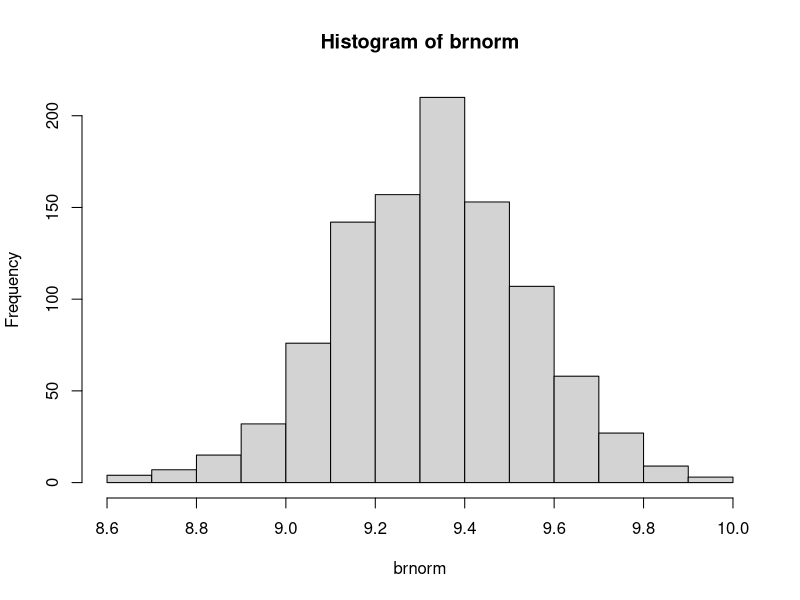
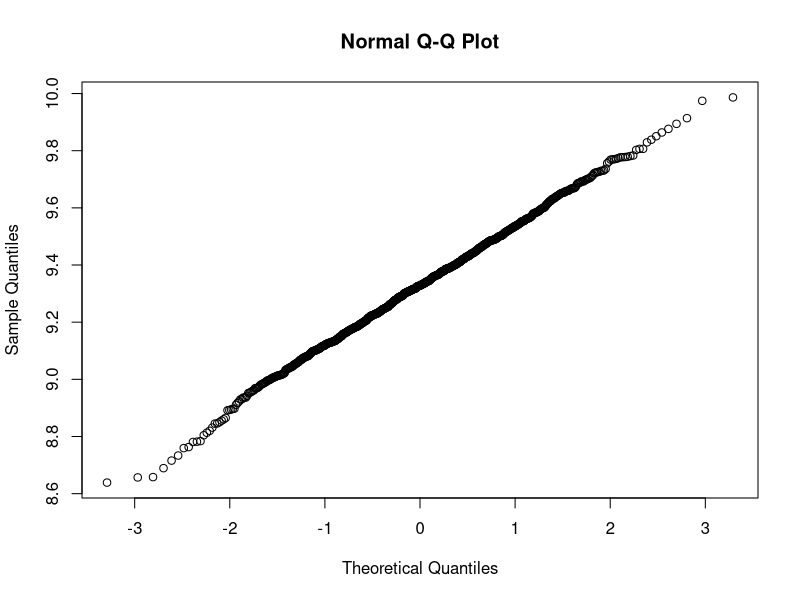
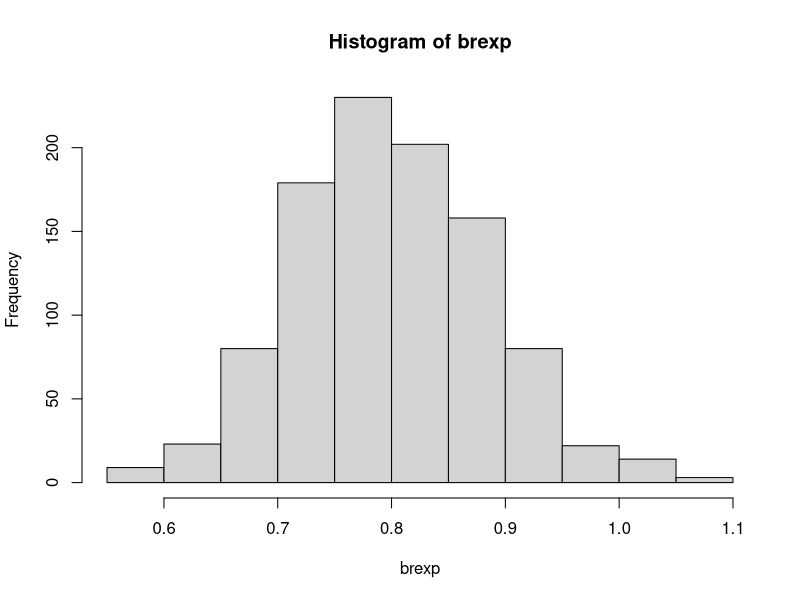
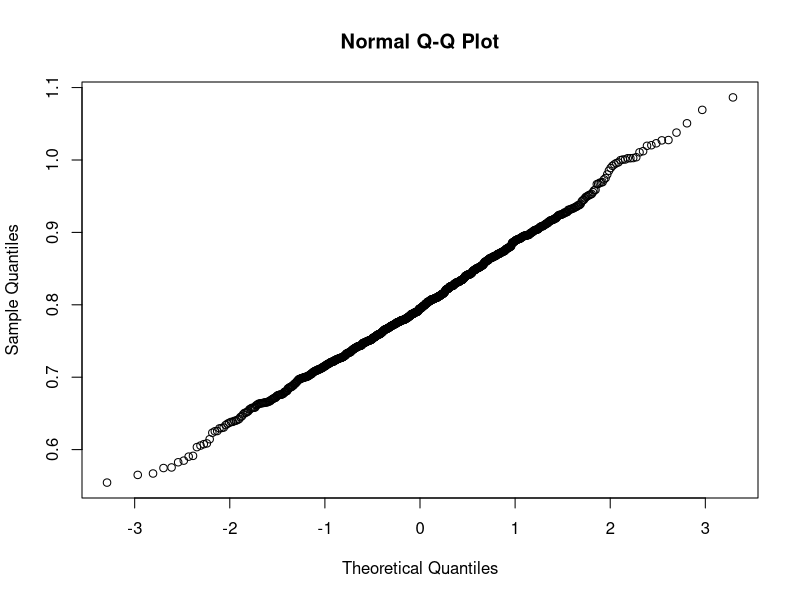

Write the R code that produced these figures, in order.
## ---- chunk 1
knitr::opts_chunk$set(echo = FALSE)
## ---- chunk 2
## Assign Sample to Varible 
w<-rnorm(25, 9, 1.97)
p<-1000
brnorm<- numeric(p)
###Function executed for 1000 loops/samplings 
for (i in 1:p) {
nmsample<- sample(w, size = 25, replace = TRUE)
brnorm[i]<- mean(nmsample)
}
brnorm
## ---- chunk 3
## Assign Sample to Varible 
w<-rnorm(85, 9, 1.97)
p<-1000
brnorm<- numeric(p)
###Function executed for 1000 loops/samplings 
for (i in 1:p) {
nmsample<- sample(w, size = 85, replace = TRUE)
brnorm[i]<- mean(nmsample)
}
brnorm
## ---- chunk 4
hist(brnorm)
qqnorm(brnorm)

## ---- chunk 5
## Assign Sample to Varible 
w<-rexp(20)
p<-1000
brexp<- numeric(p)
###Function executed for 1000 loops/samplings 
for (i in 1:p) {
rexpsample<- sample(w, size = 20, replace = TRUE)
brexp[i]<- mean(rexpsample)
}
brexp
## ---- chunk 6
## Assign Sample to Varible 
w<-rexp(80)
p<-1000
brexp<- numeric(p)
###Function executed for 1000 loops/samplings 
for (i in 1:p) {
rexpsample<- sample(w, size = 80, replace = TRUE)
brexp[i]<- mean(rexpsample)
}
brexp
## ---- chunk 7
hist(brexp)
qqnorm(brexp)

